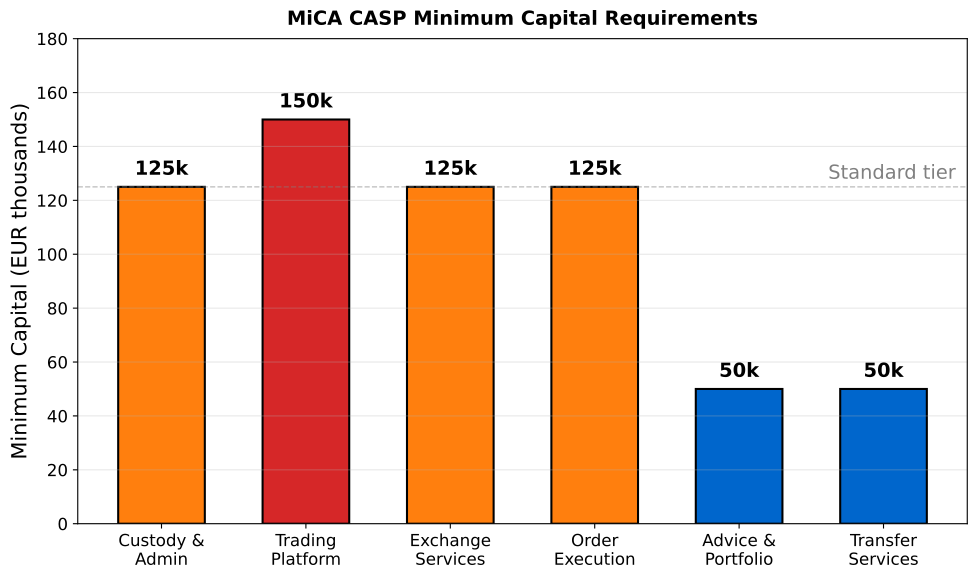

Python code for this plot:
"""
MiCA CASP Capital Requirements
Bar chart showing minimum capital by service type
"""

import matplotlib.pyplot as plt
import numpy as np
from pathlib import Path

CHART_METADATA = {
    'title': 'CASP Requirements',
    'url': 'https://github.com/Digital-AI-Finance/Blockchain_Crypto/tree/main/Module_G_Regulation_Future/L46_Swiss_FINMA_EU_MiCA/charts/02_casp_requirements'
}

plt.rcParams.update({
    'font.size': 14,
    'axes.labelsize': 14,
    'axes.titlesize': 16,
    'xtick.labelsize': 12,
    'ytick.labelsize': 12,
    'legend.fontsize': 12,
    'figure.figsize': (10, 6),
    'figure.dpi': 150
})

MLPURPLE = '#3333B2'
MLBLUE = '#0066CC'
MLORANGE = '#FF7F0E'
MLGREEN = '#2CA02C'
MLRED = '#D62728'

fig, ax = plt.subplots(figsize=(10, 6))

# CASP services and minimum capital requirements
services = ['Custody &\nAdmin', 'Trading\nPlatform', 'Exchange\nServices', 'Order\nExecution',
            'Advice &\nPortfolio', 'Transfer\nServices']
capital = [125, 150, 125, 125, 50, 50]  # Thousands EUR

colors = [MLBLUE if c < 100 else (MLORANGE if c < 150 else MLRED) for c in capital]

bars = ax.bar(services, capital, color=colors, edgecolor='black', linewidth=1.5, width=0.6)

# Add value labels
for bar, val in zip(bars, capital):
    ax.text(bar.get_x() + bar.get_width()/2, bar.get_height() + 3,
            f'{val}k', ha='center', va='bottom', fontsize=10, fontweight='bold')

ax.set_ylabel('Minimum Capital (EUR thousands)', fontsize=12)
ax.set_ylim(0, 180)
ax.grid(True, alpha=0.3, axis='y')

# Add threshold line
ax.axhline(y=125, color='gray', linestyle='--', alpha=0.5, linewidth=1)
ax.text(5.5, 128, 'Standard tier', fontsize=9, color='gray', ha='right')

ax.set_title('MiCA CASP Minimum Capital Requirements', fontweight='bold', fontsize=14, pad=10)

plt.tight_layout()
output_path = Path(__file__).parent / 'chart.pdf'
plt.savefig(output_path, bbox_inches='tight', dpi=300)
print(f"Chart saved to: {output_path.absolute()}")
plt.close()
